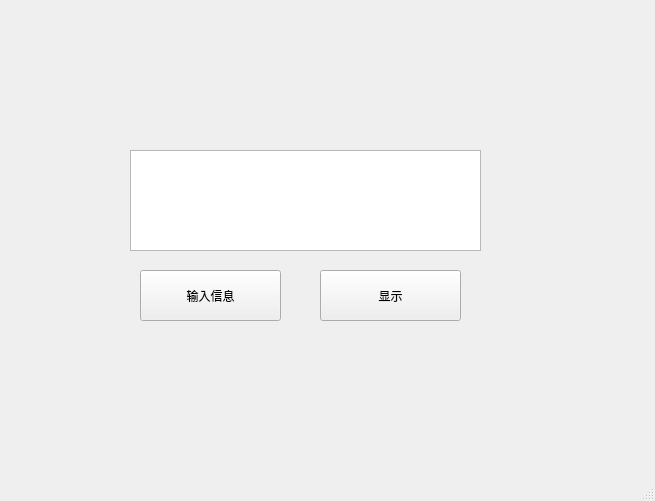
<?xml version="1.0" encoding="UTF-8"?>
<ui version="4.0">
 <class>MainWindow</class>
 <widget class="QMainWindow" name="MainWindow">
  <property name="geometry">
   <rect>
    <x>0</x>
    <y>0</y>
    <width>655</width>
    <height>501</height>
   </rect>
  </property>
  <property name="windowTitle">
   <string>MainWindow</string>
  </property>
  <widget class="QWidget" name="centralwidget">
   <widget class="QPushButton" name="btn1">
    <property name="geometry">
     <rect>
      <x>140</x>
      <y>270</y>
      <width>141</width>
      <height>51</height>
     </rect>
    </property>
    <property name="text">
     <string>输入信息</string>
    </property>
   </widget>
   <widget class="QPushButton" name="btn2">
    <property name="geometry">
     <rect>
      <x>320</x>
      <y>270</y>
      <width>141</width>
      <height>51</height>
     </rect>
    </property>
    <property name="text">
     <string>显示</string>
    </property>
   </widget>
   <widget class="QTextEdit" name="textShow">
    <property name="geometry">
     <rect>
      <x>130</x>
      <y>150</y>
      <width>351</width>
      <height>101</height>
     </rect>
    </property>
   </widget>
  </widget>
  <widget class="QMenuBar" name="menubar">
   <property name="geometry">
    <rect>
     <x>0</x>
     <y>0</y>
     <width>655</width>
     <height>22</height>
    </rect>
   </property>
  </widget>
  <widget class="QStatusBar" name="statusbar"/>
 </widget>
 <resources/>
 <connections/>
</ui>
